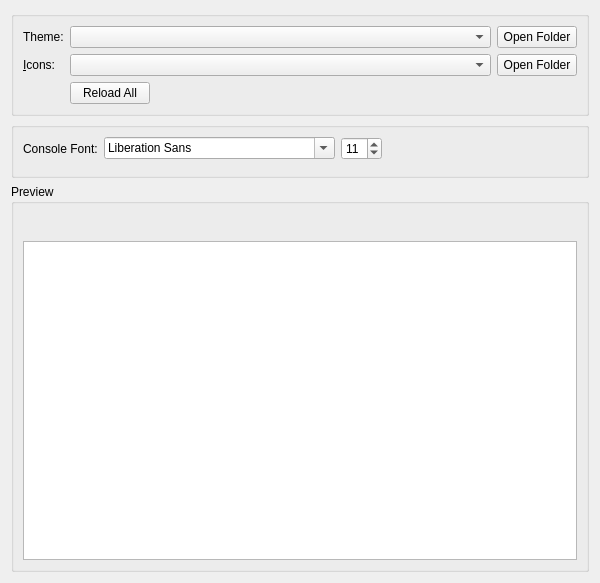
<?xml version="1.0" encoding="UTF-8"?>
<ui version="4.0">
 <class>AppearanceWidget</class>
 <widget class="QWidget" name="AppearanceWidget">
  <property name="geometry">
   <rect>
    <x>0</x>
    <y>0</y>
    <width>600</width>
    <height>583</height>
   </rect>
  </property>
  <property name="minimumSize">
   <size>
    <width>300</width>
    <height>0</height>
   </size>
  </property>
  <layout class="QVBoxLayout" name="verticalLayout" stretch="0,0,0">
   <item>
    <widget class="QGroupBox" name="themingBox">
     <property name="title">
      <string/>
     </property>
     <property name="flat">
      <bool>false</bool>
     </property>
     <layout class="QVBoxLayout" name="verticalLayout_2">
      <item>
       <layout class="QGridLayout" name="gridLayout">
        <item row="0" column="3">
         <widget class="QPushButton" name="widgetStyleFolder">
          <property name="toolTip">
           <string>View widget themes folder.</string>
          </property>
          <property name="text">
           <string>Open Folder</string>
          </property>
         </widget>
        </item>
        <item row="1" column="3">
         <widget class="QPushButton" name="iconsFolder">
          <property name="toolTip">
           <string>View icon themes folder.</string>
          </property>
          <property name="text">
           <string>Open Folder</string>
          </property>
         </widget>
        </item>
        <item row="1" column="2">
         <widget class="QComboBox" name="iconsComboBox">
          <property name="sizePolicy">
           <sizepolicy hsizetype="Expanding" vsizetype="Fixed">
            <horstretch>0</horstretch>
            <verstretch>0</verstretch>
           </sizepolicy>
          </property>
          <property name="focusPolicy">
           <enum>Qt::FocusPolicy::StrongFocus</enum>
          </property>
         </widget>
        </item>
        <item row="0" column="2">
         <widget class="QComboBox" name="widgetStyleComboBox">
          <property name="sizePolicy">
           <sizepolicy hsizetype="Expanding" vsizetype="Fixed">
            <horstretch>0</horstretch>
            <verstretch>0</verstretch>
           </sizepolicy>
          </property>
          <property name="focusPolicy">
           <enum>Qt::FocusPolicy::StrongFocus</enum>
          </property>
         </widget>
        </item>
        <item row="3" column="2">
         <widget class="QPushButton" name="reloadThemesButton">
          <property name="sizePolicy">
           <sizepolicy hsizetype="Maximum" vsizetype="Fixed">
            <horstretch>0</horstretch>
            <verstretch>0</verstretch>
           </sizepolicy>
          </property>
          <property name="text">
           <string>Reload All</string>
          </property>
         </widget>
        </item>
        <item row="0" column="0">
         <widget class="QLabel" name="widgetStyleLabel">
          <property name="text">
           <string>Theme:</string>
          </property>
          <property name="buddy">
           <cstring>widgetStyleComboBox</cstring>
          </property>
         </widget>
        </item>
        <item row="1" column="0">
         <widget class="QLabel" name="iconsLabel">
          <property name="text">
           <string>&amp;Icons:</string>
          </property>
          <property name="buddy">
           <cstring>iconsComboBox</cstring>
          </property>
         </widget>
        </item>
       </layout>
      </item>
     </layout>
    </widget>
   </item>
   <item>
    <widget class="QGroupBox" name="settingsBox">
     <property name="title">
      <string/>
     </property>
     <layout class="QVBoxLayout" name="verticalLayout_5">
      <item>
       <layout class="QHBoxLayout" name="horizontalLayout_5">
        <item>
         <widget class="QLabel" name="label">
          <property name="text">
           <string>Console Font:</string>
          </property>
         </widget>
        </item>
        <item>
         <widget class="QFontComboBox" name="consoleFont"/>
        </item>
        <item>
         <widget class="QSpinBox" name="fontSizeBox">
          <property name="sizePolicy">
           <sizepolicy hsizetype="Maximum" vsizetype="Fixed">
            <horstretch>0</horstretch>
            <verstretch>0</verstretch>
           </sizepolicy>
          </property>
          <property name="minimum">
           <number>5</number>
          </property>
          <property name="maximum">
           <number>16</number>
          </property>
          <property name="value">
           <number>11</number>
          </property>
         </widget>
        </item>
        <item>
         <spacer name="horizontalSpacer_2">
          <property name="orientation">
           <enum>Qt::Orientation::Horizontal</enum>
          </property>
          <property name="sizeHint" stdset="0">
           <size>
            <width>0</width>
            <height>0</height>
           </size>
          </property>
         </spacer>
        </item>
       </layout>
      </item>
       <item>
        <spacer name="verticalSpacer_2">
         <property name="orientation">
          <enum>Qt::Orientation::Vertical</enum>
         </property>
         <property name="sizeType">
          <enum>QSizePolicy::Policy::Fixed</enum>
         </property>
         <property name="sizeHint" stdset="0">
          <size>
           <width>0</width>
           <height>6</height>
          </size>
         </property>
        </spacer>
       </item>
      </layout>
     </widget>
    </item>
   <item>
    <widget class="QGroupBox" name="previewBox">
     <property name="title">
      <string>Preview</string>
     </property>
     <layout class="QVBoxLayout" name="verticalLayout_3">
      <item>
       <layout class="QHBoxLayout" name="horizontalLayout_3">
        <item>
         <layout class="QVBoxLayout" name="verticalLayout_4">
          <item>
           <layout class="QHBoxLayout" name="horizontalLayout">
            <item>
             <widget class="QPushButton" name="icon1">
              <property name="focusPolicy">
               <enum>Qt::FocusPolicy::NoFocus</enum>
              </property>
              <property name="text">
               <string/>
              </property>
              <property name="icon">
               <iconset theme="new"/>
              </property>
              <property name="flat">
               <bool>true</bool>
              </property>
             </widget>
            </item>
            <item>
             <widget class="QPushButton" name="icon2">
              <property name="focusPolicy">
               <enum>Qt::FocusPolicy::NoFocus</enum>
              </property>
              <property name="text">
               <string/>
              </property>
              <property name="icon">
               <iconset theme="centralmods"/>
              </property>
              <property name="flat">
               <bool>true</bool>
              </property>
             </widget>
            </item>
            <item>
             <widget class="QPushButton" name="icon3">
              <property name="focusPolicy">
               <enum>Qt::FocusPolicy::NoFocus</enum>
              </property>
              <property name="text">
               <string/>
              </property>
              <property name="icon">
               <iconset theme="viewfolder"/>
              </property>
              <property name="flat">
               <bool>true</bool>
              </property>
             </widget>
            </item>
            <item>
             <widget class="QPushButton" name="icon4">
              <property name="focusPolicy">
               <enum>Qt::FocusPolicy::NoFocus</enum>
              </property>
              <property name="text">
               <string/>
              </property>
              <property name="icon">
               <iconset theme="launch"/>
              </property>
              <property name="flat">
               <bool>true</bool>
              </property>
             </widget>
            </item>
            <item>
             <widget class="QPushButton" name="icon5">
              <property name="focusPolicy">
               <enum>Qt::FocusPolicy::NoFocus</enum>
              </property>
              <property name="text">
               <string/>
              </property>
              <property name="icon">
               <iconset theme="copy"/>
              </property>
              <property name="flat">
               <bool>true</bool>
              </property>
             </widget>
            </item>
            <item>
             <widget class="QPushButton" name="icon6">
              <property name="focusPolicy">
               <enum>Qt::FocusPolicy::NoFocus</enum>
              </property>
              <property name="text">
               <string/>
              </property>
              <property name="icon">
               <iconset theme="export"/>
              </property>
              <property name="flat">
               <bool>true</bool>
              </property>
             </widget>
            </item>
            <item>
             <widget class="QPushButton" name="icon7">
              <property name="focusPolicy">
               <enum>Qt::FocusPolicy::NoFocus</enum>
              </property>
              <property name="text">
               <string/>
              </property>
              <property name="icon">
               <iconset theme="delete"/>
              </property>
              <property name="flat">
               <bool>true</bool>
              </property>
             </widget>
            </item>
            <item>
             <widget class="QPushButton" name="icon8">
              <property name="focusPolicy">
               <enum>Qt::FocusPolicy::NoFocus</enum>
              </property>
              <property name="text">
               <string/>
              </property>
              <property name="icon">
               <iconset theme="about"/>
              </property>
              <property name="flat">
               <bool>true</bool>
              </property>
             </widget>
            </item>
            <item>
             <widget class="QPushButton" name="icon9">
              <property name="focusPolicy">
               <enum>Qt::FocusPolicy::NoFocus</enum>
              </property>
              <property name="text">
               <string/>
              </property>
              <property name="icon">
               <iconset theme="settings"/>
              </property>
              <property name="flat">
               <bool>true</bool>
              </property>
             </widget>
            </item>
            <item>
             <spacer name="horizontalSpacer">
              <property name="orientation">
               <enum>Qt::Orientation::Horizontal</enum>
              </property>
              <property name="sizeHint" stdset="0">
               <size>
                <width>0</width>
                <height>0</height>
               </size>
              </property>
             </spacer>
            </item>
           </layout>
          </item>
          <item>
           <widget class="QTextEdit" name="consolePreview">
            <property name="sizePolicy">
             <sizepolicy hsizetype="Expanding" vsizetype="Expanding">
              <horstretch>0</horstretch>
              <verstretch>0</verstretch>
             </sizepolicy>
            </property>
            <property name="horizontalScrollBarPolicy">
             <enum>Qt::ScrollBarPolicy::ScrollBarAsNeeded</enum>
            </property>
            <property name="undoRedoEnabled">
             <bool>false</bool>
            </property>
            <property name="textInteractionFlags">
             <set>Qt::TextInteractionFlag::TextSelectableByKeyboard|Qt::TextInteractionFlag::TextSelectableByMouse</set>
            </property>
           </widget>
          </item>
         </layout>
        </item>
       </layout>
      </item>
     </layout>
    </widget>
   </item>
  </layout>
 </widget>
 <tabstops>
  <tabstop>widgetStyleComboBox</tabstop>
  <tabstop>widgetStyleFolder</tabstop>
  <tabstop>iconsComboBox</tabstop>
  <tabstop>iconsFolder</tabstop>
   <tabstop>reloadThemesButton</tabstop>
   <tabstop>consoleFont</tabstop>
   <tabstop>fontSizeBox</tabstop>
   <tabstop>consolePreview</tabstop>
 </tabstops>
 <resources/>
 <connections/>
</ui>
